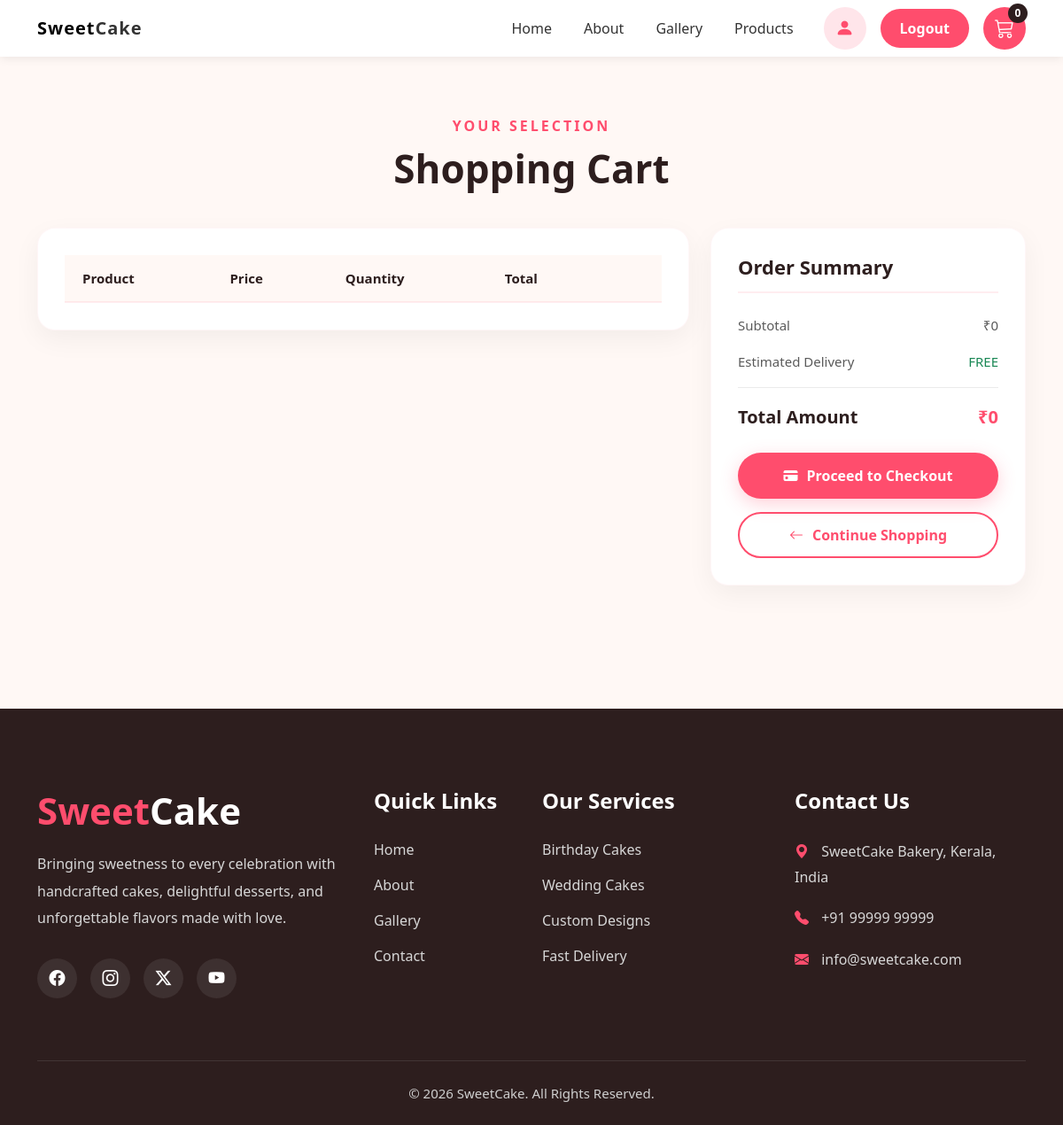
/customer/cart/ (signed in), run on an earlier commit of the app's database.
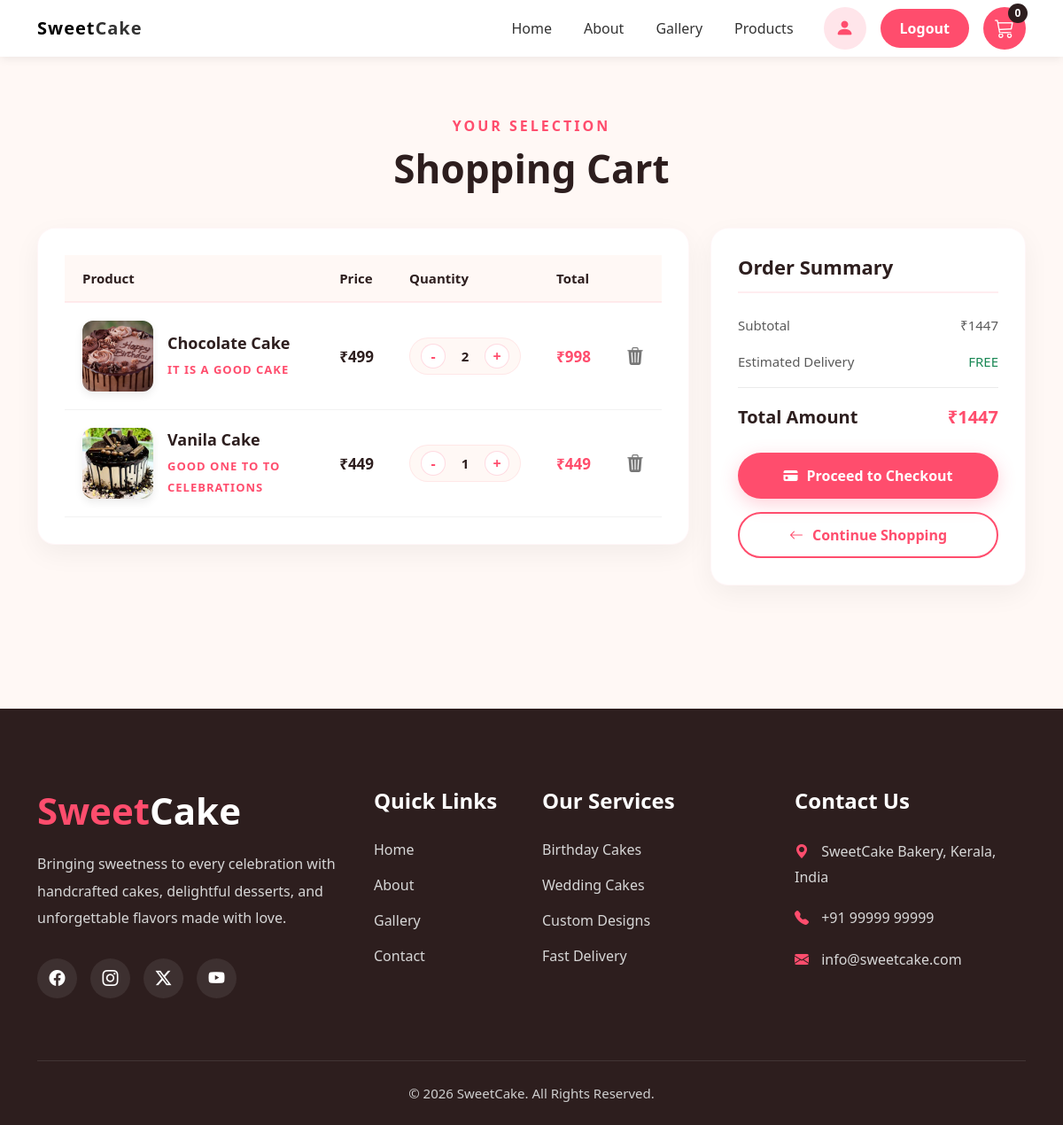
And on a later commit of the database.
### customerapp/models.py (models this page shows)
class cart_tbl(models.Model):
    customer = models.ForeignKey(Customer_tbl,
        on_delete=models.CASCADE)
    cake = models.ForeignKey(cake_tbl,on_delete = models.CASCADE)
    quantity = models.PositiveIntegerField(default = 1)
    def total_amount(self):
        return self.quantity * self.cake.cake_price

### adminapp/models.py (models this page shows)
class cake_tbl(models.Model):
    CATEGORY_CHOICES = [
        ('vanila','vanila'),
        ('chocolate','chocolate'),
        ('starwberry','starwberry'),
        ('cheese','cheese'),
        ('others','others')
    ]
    cake_name = models.CharField(max_length=100)
    cake_price = models.PositiveIntegerField()
    cake_description = models.TextField(blank=True)
    cake_category = models.CharField(choices=CATEGORY_CHOICES, default='others', max_length=100)
    cake_image = models.FileField(upload_to='images')

### customerapp/views.py (the view)
# urls.py: path('cart/',views.view_cart, name="view-cart"),
def view_cart(request):
    customer = Customer_tbl.objects.get(id = request.session['user_id'])
    cart_obj = cart_tbl.objects.filter(customer = customer)
    grand_total = sum(item.total_amount() for item in cart_obj)
    return render(request,'cart.html',{
            'cart_obj':cart_obj,
            "grand_total":grand_total
        }
    )

### templates/cart.html (shortened to what this page needs)
{% load static %}
<!DOCTYPE html>
<html lang="en">
<head>
    <link rel="stylesheet" href="{% static 'css/home.css' %}">
    <link href="https://cdn.jsdelivr.net/npm/bootstrap@5.3.3/dist/css/bootstrap.min.css" rel="stylesheet" />
    <link rel="stylesheet" href="https://cdn.jsdelivr.net/npm/bootstrap-icons@1.11.3/font/bootstrap-icons.min.css">
</head>
<body>
    <nav class="navbar navbar-expand-lg fixed-top custom-navbar">
        <div class="container">
            <a class="navbar-brand logo-text" href="">
                Sweet<span>Cake</span>
            </a>
            <div class="collapse navbar-collapse justify-content-end" id="navbarContent">
                <ul class="navbar-nav align-items-lg-center">
                    <li class="nav-item">
                        <a class="nav-link" href="">Home</a>
                    </li>
                    <li class="nav-item">
                        <a class="nav-link" href="">About</a>
                    </li>
                    <li class="nav-item">
                        <a class="nav-link" href="#">Gallery</a>
                    </li>
                    <li class="nav-item">
                        <a href="{% url 'view-products' %}" class="nav-link" href="">Products</a>
                    </li>
                    <li class="nav-item ms-lg-3">
                        <a href="#" class="profile-icon">
                            <i class="bi bi-person-fill"></i>
                        </a>
                    </li>
                    <a href="">
                        <li class="nav-item ms-lg-3 mt-3 mt-lg-0">
                            <button class="login-btn">
                                Logout
                            </button>
                        </li>
                    </a>
                    <li class="nav-item ms-lg-3">
                        <a href="" class="cart-icon" style="background: #ff4d6d;">
                            <i class="bi bi-cart3" style="color: white;"></i>
                            <span class="cart-badge" id="navbar-cart-badge">
                                {{ cart_count|default:0 }}
                            </span>
                        </a>
                    </li>
                </ul>
            </div>
        </div>
    </nav>
    <section class="cart-section">
        <div class="container">
            <div class="cart-title-wrapper text-center">
                <p class="cart-subtitle">Your Selection</p>
                <h1 class="cart-main-title">Shopping Cart</h1>
            </div>
            <div class="row g-4" id="cart-content-row">
                <div class="col-lg-8">
                    <div class="cart-container table-responsive">
                        <table class="cart-table">
                            <thead>
                                <tr>
                                    <th>Product</th>
                                    <th>Price</th>
                                    <th>Quantity</th>
                                    <th>Total</th>
                                    <th></th>
                                </tr>
                            </thead>
                            <tbody>
                                {% for item in cart_obj %}
                                <tr class="cart-item-row" data-item-id="" data-price="">
                                    <td>
                                        <div class="d-flex align-items-center gap-3">
                                            <img src="{{ item.cake.cake_image.url }}" alt="" class="cart-item-img">
                                            <div>
                                                <h5 class="cart-item-name">{{ item.cake.cake_name }}</h5>
                                                <span class="cart-item-category">{{ item.cake.cake_description }}</span>
                                            </div>
                                        </div>
                                    </td>
                                    <td>
                                        <span class="cart-item-price">₹{{ item.cake.cake_price }}</span>
                                    </td>
                                    <td>
                                        <div class="quantity-controller">
                                            <a href="" class="btn-quantity btn-decrement" style="text-decoration: none;">-</a>
                                            <span class="quantity-val">{{ item.quantity }}</span>
                                            <a href="" class="btn-quantity btn-increment" style="text-decoration: none;">+</a>
                                        </div>
                                    </td>
                                    <td>
                                        <span class="cart-item-subtotal">₹{{ item.total_amount }}</span>
                                    </td>
                                    <td>
                                        <a href="" class="btn-remove-item">
                                            <i class="bi bi-trash3-fill"></i>
                                        </a>
                                    </td>
                                </tr>
                                {% endfor %}
                            </tbody>
                        </table>
                    </div>
                </div>
                <div class="col-lg-4">
                    <div class="summary-card">
                        <h4 class="summary-title">Order Summary</h4>
                        <div class="summary-row">
                            <span>Subtotal</span>
                            <span id="summary-subtotal">₹{{ grand_total }}</span>
                        </div>
                        <div class="summary-row">
                            <span>Estimated Delivery</span>
                            <span class="text-success">FREE</span>
                        </div>
                        <div class="summary-row total-row">
                            <span>Total Amount</span>
                            <span class="total-amount" id="summary-total">₹{{ grand_total }}</span>
                        </div>
                        <a href="#" class="btn-checkout">
                            <i class="bi bi-credit-card-fill"></i> Proceed to Checkout
                        </a>
                        <a href="" class="btn-continue-shopping">
                            <i class="bi bi-arrow-left"></i> Continue Shopping
                        </a>
                    </div>
                </div>
            </div>
        </div>
    </section>
    <footer class="footer-section">
        <div class="container">
            <div class="row gy-5">
                <div class="col-lg-4">
                    <div class="footer-brand">
                        <h2 class="footer-logo">
                            Sweet<span>Cake</span>
                        </h2>
                        <p class="footer-text">
                            Bringing sweetness to every celebration with
                            handcrafted cakes, delightful desserts, and
                            unforgettable flavors made with love.
                        </p>
                        <div class="social-icons">
                            <a href="#"><i class="bi bi-facebook"></i></a>
                            <a href="#"><i class="bi bi-instagram"></i></a>
                            <a href="#"><i class="bi bi-twitter-x"></i></a>
                            <a href="#"><i class="bi bi-youtube"></i></a>
                        </div>
                    </div>
                </div>
                <div class="col-lg-2 col-md-6">
                    <div class="footer-links">
                        <h4>Quick Links</h4>
                        <ul>
                            <li><a href="">Home</a></li>
                            <li><a href="">About</a></li>
                            <li><a href="#">Gallery</a></li>
                            <li><a href="#">Contact</a></li>
                        </ul>
                    </div>
                </div>
                <div class="col-lg-3 col-md-6">
                    <div class="footer-links">
                        <h4>Our Services</h4>
                        <ul>
                            <li><a href="#">Birthday Cakes</a></li>
                            <li><a href="#">Wedding Cakes</a></li>
                            <li><a href="#">Custom Designs</a></li>
                            <li><a href="#">Fast Delivery</a></li>
                        </ul>
                    </div>
                </div>
                <div class="col-lg-3">
                    <div class="footer-contact">
                        <h4>Contact Us</h4>
                        <p><i class="bi bi-geo-alt-fill"></i> SweetCake Bakery, Kerala, India</p>
                        <p><i class="bi bi-telephone-fill"></i> +91 99999 99999</p>
                        <p><i class="bi bi-envelope-fill"></i> info@sweetcake.com</p>
                    </div>
                </div>
            </div>
            <div class="footer-bottom">
                <p>© 2026 SweetCake. All Rights Reserved.</p>
            </div>
        </div>
    </footer>
</body>
</html>

What changed in the data, as far as the page shows it:
added cart_tbl: cake.cake_image (picture), cake.cake_name "Chocolate Cake", cake.cake_description "IT IS A GOOD CAKE", cake.cake_price "499", quantity "2", total_amount "998"
added cart_tbl: cake.cake_image (picture), cake.cake_name "Vanila Cake", cake.cake_description "GOOD ONE TO TO CELEBRATIONS", cake.cake_price "449", quantity "1", total_amount "449"
Also different on the page:
{{ grand_total }}: "0" → "1447"
